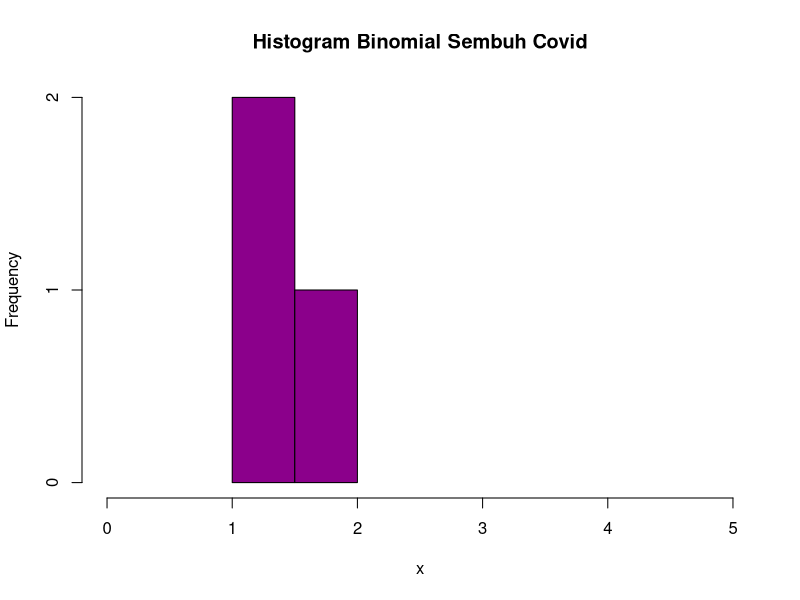

Write R code to recreate this figure. (Note: this script raises an error after producing the figure.)
#Berapa peluang penyurvei bertemu x = 3 orang yang tidak menghadiri acara vaksinasi sebelum 
#keberhasilan pertama ketika p = 0,20 dari populasi menghadiri acara vaksinasi ?(distribusi Geometrik)

x <- 3
p <- 0.20

#peluang 
dgeom(x-1,p)

#mean Distribusi Geometrik dengan 10000 data random , prob = 0,20 dimana distribusi
#geometrik acak tersebut X = 3 ( distribusi geometrik acak () == 3 )
set.seed (3)

mean(rgeom(n = 10000,p)==3)

#Bandingkan Hasil poin a dan b , apa kesimpulan yang bisa didapatkan?

#point a =0.128 dan b = 0.1051, 

#Histogram Distribusi Geometrik , Peluang X = 3 gagal Sebelum Sukses Pertama

set.seed(0)
hist(rgeom(x,p),
     main="Histogram Binomial Sembuh Covid",
     xlab="x",
     xlim = c(0,5),
     col="darkmagenta",
)

#Nilai Rataan (μ) dan Varian (σ²) dari Distribusi Geometrik.

mu=(1/prob)
mu

sigma=(1-prob)/prob^2
sigma
